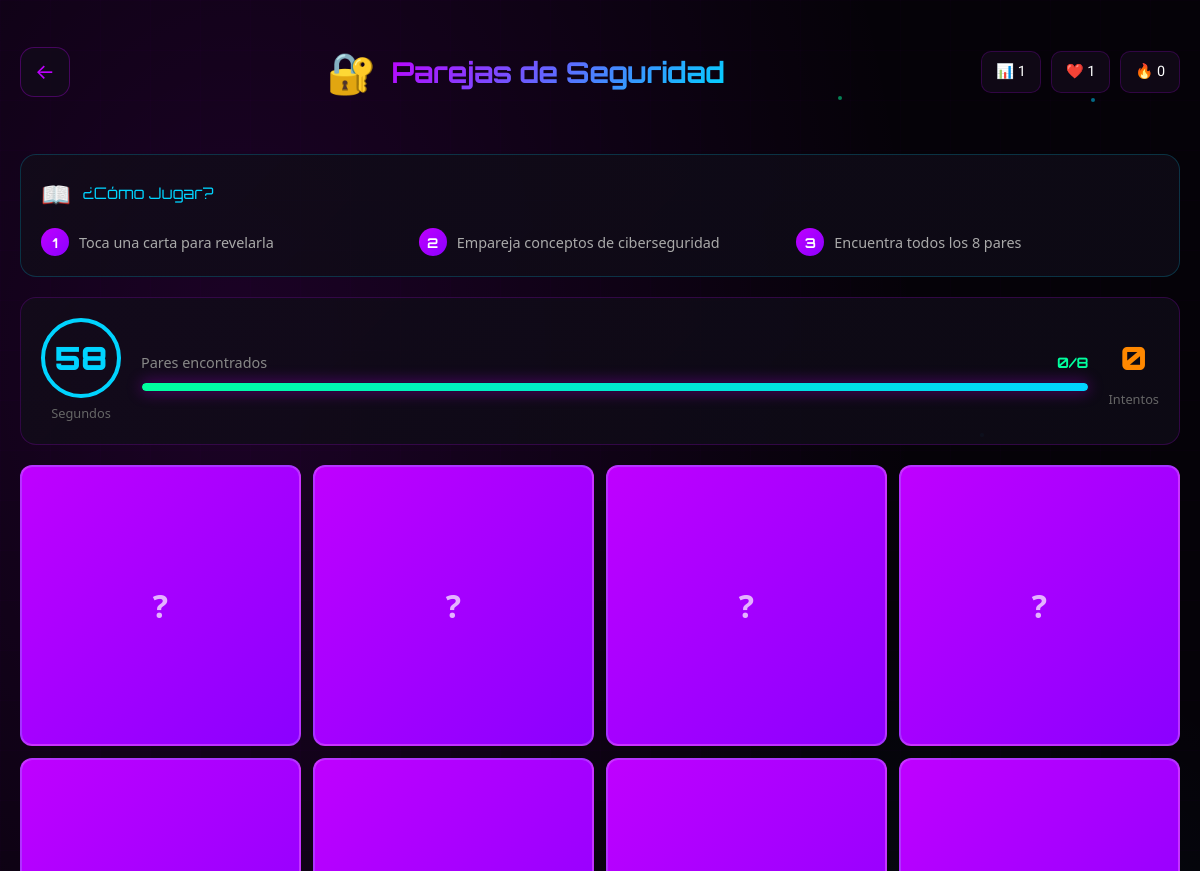
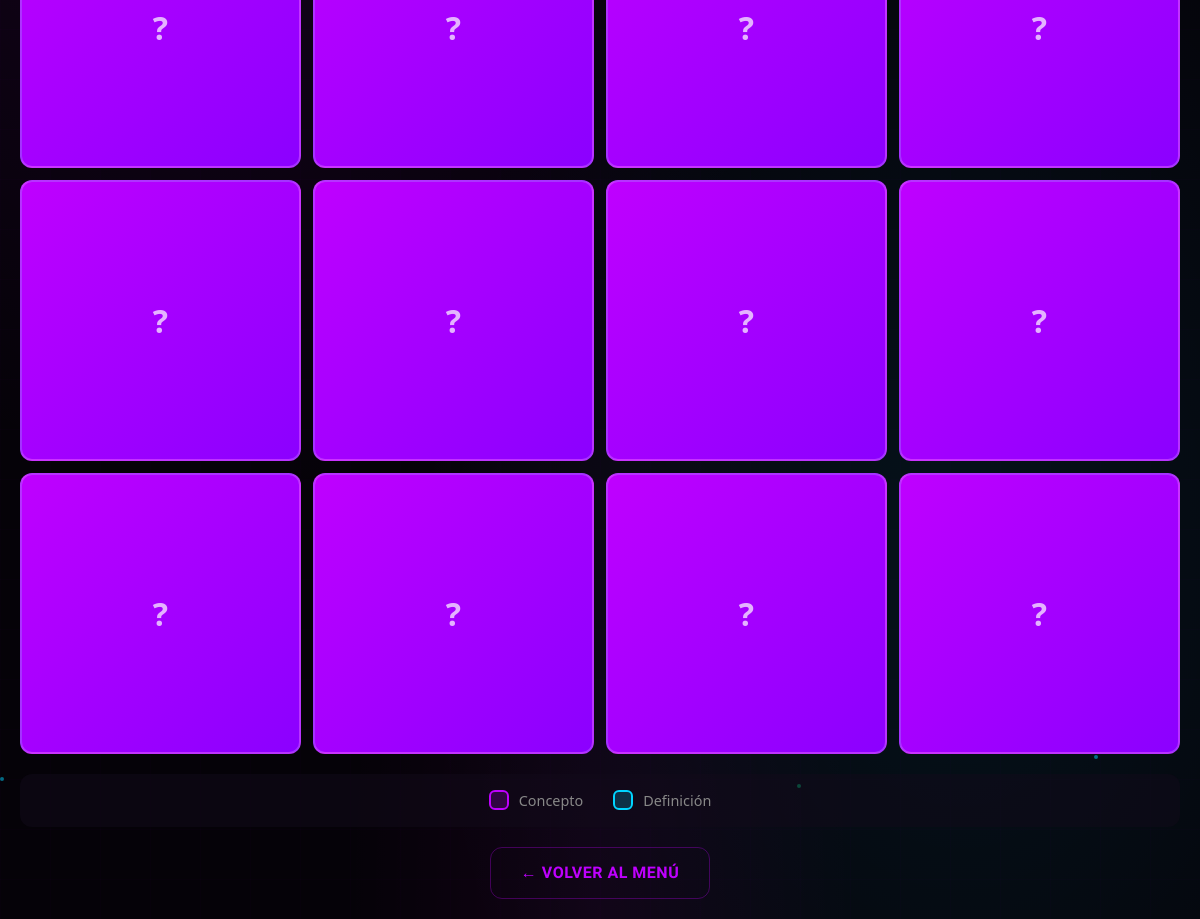
The app's page /juego_parejas.php (signed in) with its own data (2 pictures, top to bottom).
### tables this page shows
CREATE TABLE `usuarios` (
  `id` int(11) NOT NULL,
  `username` varchar(50) DEFAULT NULL,
  `password` varchar(255) DEFAULT NULL,
  `score` int(11) DEFAULT 0,
  `nivel` int(11) DEFAULT 1,
  `xp` int(11) DEFAULT 0,
  `vidas` int(11) DEFAULT 3,
  `racha` int(11) DEFAULT 0,
  `dificultad` int(11) DEFAULT 1,
  `ultima_fecha` datetime DEFAULT NULL,
  `max_racha` int(11) DEFAULT 0
);

CREATE TABLE `tarjetas` (
  `id` int(11) NOT NULL,
  `concepto` varchar(255) NOT NULL,
  `definicion` varchar(255) NOT NULL,
  `categoria` varchar(50) DEFAULT 'general'
);

### juego_parejas.php (the view, shortened to what this page needs)
<?php
include "config.php";
$user = $conn->query("SELECT * FROM usuarios WHERE id=".$_SESSION["id"])->fetch_assoc();
$hoy = date("Y-m-d");
$ayer = date("Y-m-d", strtotime("-1 day"));
$racha = ($user["ultima_fecha"] == $hoy || $user["ultima_fecha"] == $ayer) ? $user["racha"] : 0;
$tarjetas = $conn->query("SELECT * FROM tarjetas ORDER BY RAND() LIMIT 8")->fetch_all(MYSQLI_ASSOC);
$pares = [];
foreach($tarjetas as $t) {
    $pares[] = ["id" => $t["id"], "texto" => $t["concepto"], "tipo" => "concepto"];
    $pares[] = ["id" => $t["id"], "texto" => $t["definicion"], "tipo" => "definicion"];
}
shuffle($pares);
$total_pares = count($pares) / 2;
?>
<!DOCTYPE html>
<html>
<head>
<link rel="stylesheet" href="style.css">
</head>
<body>
<div class="particles-bg" id="particles"></div>
<div class="container">
    <header class="game-header">
        <a href="menu.php" class="back-btn">←</a>
        <div class="game-title-simple">
            <span class="game-icon-sm">🔐</span>
            <h1>Parejas de Seguridad</h1>
        </div>
        <div class="game-stats-mini">
            <span class="mini-stat" title="Nivel">📊 <?= $user["nivel"] ?></span>
            <span class="mini-stat" title="Vidas">❤️ <?= $user["vidas"] ?></span>
            <span class="mini-stat" title="Racha">🔥 <?= $racha ?></span>
        </div>
    </header>
    <div class="howto-box mb-4">
        <div class="howto-header">
            <span class="howto-icon">📖</span>
            <span class="howto-title">¿Cómo Jugar?</span>
        </div>
        <div class="howto-steps">
            <div class="step">
                <span class="step-num">1</span>
                <span>Toca una carta para revelarla</span>
            </div>
            <div class="step">
                <span class="step-num">2</span>
                <span>Empareja conceptos de ciberseguridad</span>
            </div>
            <div class="step">
                <span class="step-num">3</span>
                <span>Encuentra todos los <?= $total_pares ?> pares</span>
            </div>
        </div>
    </div>
    <div class="game-info-bar mb-4">
        <div class="timer-display-large">
            <div class="timer-ring" id="timerRing">
                <span id="timer">60</span>
            </div>
            <span class="timer-label">Segundos</span>
        </div>
        <div class="game-progress">
            <div class="progress-label">
                <span>Pares encontrados</span>
                <span><span id="aciertos">0</span>/<?= $total_pares ?></span>
            </div>
            <div class="progress-bar">
                <div class="progress-fill" id="progressFill"></div>
            </div>
        </div>
        <div class="attempts-display">
            <span class="attempts-number" id="intentos">0</span>
            <span class="attempts-label">Intentos</span>
        </div>
    </div>
    <div class="memory-board mb-4">
        <?php foreach($pares as $i => $p): ?>
        <div class="memory-card" data-id="<?= $p["id"] ?>" data-tipo="<?= $p["tipo"] ?>"
             onclick="voltear(this)" style="animation-delay: <?= $i * 0.05 ?>s">
            <div class="card-inner">
                <div class="card-front">
                    <span class="card-question">?</span>
                </div>
                <div class="card-back <?= $p["tipo"] ?>">
                    <span class="card-type"><?= $p["tipo"] == "concepto" ? "📌" : "📝" ?></span>
                    <span class="card-text"><?= htmlspecialchars($p["texto"]) ?></span>
                </div>
            </div>
        </div>
        <?php endforeach; ?>
    </div>
    <div class="legend-box mb-4">
        <div class="legend-item">
            <span class="legend-color concepto"></span>
            <span>Concepto</span>
        </div>
        <div class="legend-item">
            <span class="legend-color definicion"></span>
            <span>Definición</span>
        </div>
    </div>
    <div class="text-center">
        <a href="menu.php" class="btn btn-ghost-outline">
            ← Volver al Menú
        </a>
    </div>
</div>
</body>
</html>

### style.css (style rules this page uses)
:root { --primary: #bf00ff; --primary-light: #d633ff; --primary-dark: #8b00ff; --primary-glow: rgba(191, 0, 255, 0.4); --bg: #050208; --bg-light: #0d0a15; --bg-lighter: #18101f; --bg-card: #120b1a; --text: #ffffff; --text-muted: #999999; --text-dim: #666666; --accent-cyan: #00d4ff; --accent-green: #00ff9f; --accent-gold: #ffd700; --accent-red: #ff4444; --accent-orange: #ff8800; --border: #2a1a35; --border-light: #3d2950; --shadow-glow: 0 0 30px var(--primary-glow); --shadow-card: 0 20px 60px rgba(0, 0, 0, 0.5); }
* { margin: 0; padding: 0; box-sizing: border-box; }
html { font-size: 16px; scroll-behavior: smooth; }
body { background: var(--bg); font-family: 'Segoe UI', system-ui, -apple-system, sans-serif; color: var(--text); min-height: 100vh; line-height: 1.6; overflow-x: hidden; }
body::before { content: ''; position: fixed; top: 0; left: 0; right: 0; bottom: 0; background: radial-gradient(ellipse at 20% 20%, rgba(191,0,255,0.12) 0%, transparent 50%), radial-gradient(ellipse at 80% 80%, rgba(0,212,255,0.08) 0%, transparent 40%), radial-gradient(ellipse at 50% 100%, rgba(255,0,255,0.05) 0%, transparent 30%), var(--bg); pointer-events: none; z-index: -2; }
body::after { content: ''; position: fixed; top: 0; left: 0; right: 0; bottom: 0; background-image: linear-gradient(rgba(191,0,255,0.03) 1px, transparent 1px), linear-gradient(90deg, rgba(191,0,255,0.03) 1px, transparent 1px); background-size: 50px 50px; animation: gridMove 20s linear infinite; pointer-events: none; z-index: -1; opacity: 0.5; }
h1, h2, h3, h4 { font-weight: 700; letter-spacing: -0.5px; }
h1 { font-size: 2.5rem; background: linear-gradient(135deg, var(--primary) 0%, var(--accent-cyan) 100%); -webkit-background-clip: text; -webkit-text-fill-color: transparent; background-clip: text; }
a { color: var(--primary); text-decoration: none; transition: all 0.3s; }
.btn { display: inline-flex; align-items: center; justify-content: center; gap: 8px; padding: 14px 28px; border: none; border-radius: 12px; font-size: 1rem; font-weight: 600; cursor: pointer; transition: all 0.3s cubic-bezier(0.4, 0, 0.2, 1); text-decoration: none; text-transform: uppercase; letter-spacing: 0.5px; }
.container { max-width: 1200px; margin: 0 auto; padding: 20px; }
.progress-bar { height: 100%; background: linear-gradient(90deg, var(--primary), var(--accent-cyan)); border-radius: 10px; transition: width 0.5s ease-out; box-shadow: 0 0 15px var(--primary-glow); }
.text-center { text-align: center; }
.mb-4 { margin-bottom: 20px; }

### records on screen
usuarios: nivel "1", vidas "1"
tarjetas: concepto "AJAX", definicion "JavaScript asíncrono y XML"
tarjetas: concepto "Git", definicion "Sistema de control de versiones"
tarjetas: concepto "URL", definicion "Localizador de recursos uniforme"
tarjetas: concepto "JavaScript", definicion "Lenguaje de programación web"
tarjetas: concepto "Docker", definicion "Plataforma de contenedores"
tarjetas: definicion "Protocolo de transferencia de hipertexto", concepto "HTTP"
tarjetas: definicion "Hojas de estilo en cascada", concepto "CSS"
tarjetas: concepto "API", definicion "Interfaz de programación de aplicaciones"

### other values on screen
$total_pares "8"
